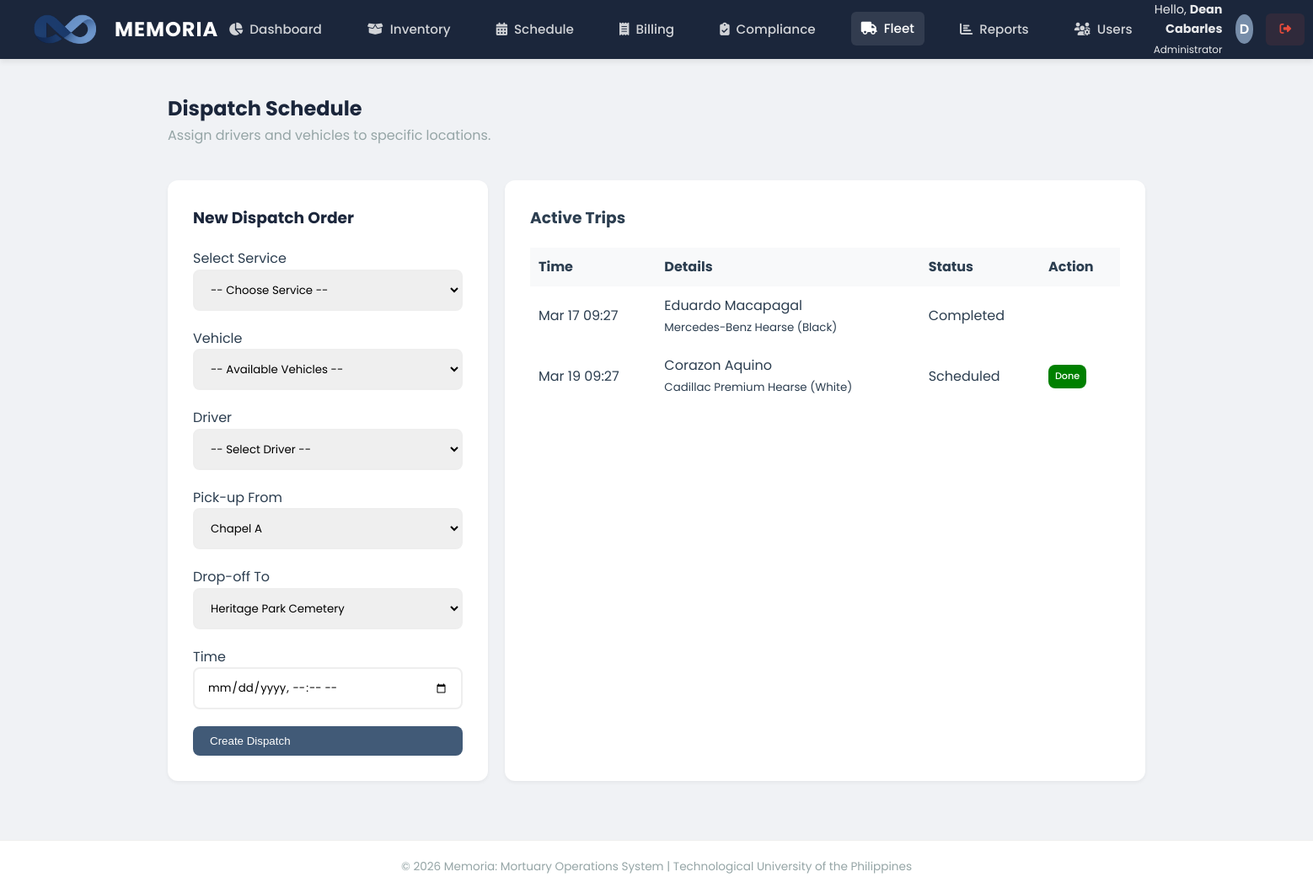
The page /modules/logistics/dispatch.php (signed in) on the database its author committed.
### tables this page shows
CREATE TABLE `dispatches` (
  `id` int(11) NOT NULL,
  `reservation_id` int(11) NOT NULL,
  `vehicle_id` int(11) NOT NULL,
  `driver_id` int(11) NOT NULL,
  `location_from` varchar(255) DEFAULT NULL,
  `location_to` varchar(255) DEFAULT NULL,
  `dispatch_time` datetime NOT NULL,
  `status` enum('Scheduled','Completed') DEFAULT 'Scheduled'
);

CREATE TABLE `reservations` (
  `id` int(11) NOT NULL,
  `chapel_name` varchar(50) NOT NULL,
  `deceased_name` varchar(100) NOT NULL,
  `start_date` datetime NOT NULL,
  `end_date` datetime NOT NULL,
  `reserved_by` int(11) DEFAULT NULL
);

CREATE TABLE `vehicles` (
  `id` int(11) NOT NULL,
  `vehicle_name` varchar(100) NOT NULL,
  `plate_number` varchar(20) NOT NULL,
  `status` enum('Available','In Use','Maintenance') DEFAULT 'Available'
);

### modules/logistics/dispatch.php (the view, shortened to what this page needs)
<?php
include('../../includes/header.php');
?>
<div class="panel-header" style="border-bottom: none;">
    <div>
        <h1 style="font-size: 1.5rem; color: var(--deep-navy);">Dispatch Schedule</h1>
        <p style="color: var(--text-light);">Assign drivers and vehicles to specific locations.</p>
    </div>
</div>
<div style="display: grid; grid-template-columns: 1fr 2fr; gap: 20px;">
    <div class="panel">
        <h3 style="margin-bottom: 20px; color: var(--deep-navy);">New Dispatch Order</h3>
        <form method="POST" novalidate>
             <div class="form-group"><label>Select Service</label><select name="reservation_id" class="form-control" required><option value="">-- Choose Service --</option></select></div>
             <div class="form-group"><label>Vehicle</label><select name="vehicle_id" class="form-control" required><option value="">-- Available Vehicles --</option></select></div>
             <div class="form-group"><label>Driver</label><select name="driver_id" class="form-control" required><option value="">-- Select Driver --</option></select></div>
             <div class="form-group">
                <label>Pick-up From</label>
                <select name="loc_from" class="form-control">
                    <option value="Chapel A">Chapel A</option>
                </select>
            </div>
            <div class="form-group">
                <label>Drop-off To</label>
                <select name="loc_to" class="form-control">
                    <option value="Heritage Park Cemetery">Heritage Park Cemetery</option>
                </select>
            </div>
             <div class="form-group"><label>Time</label><input type="datetime-local" name="dispatch_time" class="form-control"></div>
             <button type="submit" class="btn btn-primary" style="width: 100%;">Create Dispatch</button>
        </form>
    </div>
    <div class="panel">
        <h3 style="margin-bottom: 20px;">Active Trips</h3>
        <table style="width: 100%; border-collapse: collapse;">
            <thead><tr style="background:#f8f9fa; text-align:left;"><th style="padding:10px;">Time</th><th style="padding:10px;">Details</th><th style="padding:10px;">Status</th><th style="padding:10px;">Action</th></tr></thead>
            <tbody>
                <?php
                $q = "SELECT d.id, d.dispatch_time, d.status, d.vehicle_id, r.deceased_name, v.vehicle_name, u.full_name FROM dispatches d JOIN reservations r ON d.reservation_id=r.id JOIN vehicles v ON d.vehicle_id=v.id JOIN users u ON d.driver_id=u.id ORDER BY d.dispatch_time ASC";
                $res = mysqli_query($conn, $q);
                while($row=mysqli_fetch_assoc($res)){
                    echo "<tr><td style='padding:10px;'>".date('M d H:i', strtotime($row['dispatch_time']))."</td><td style='padding:10px;'>{$row['deceased_name']}<br><small>{$row['vehicle_name']}</small></td><td style='padding:10px;'>{$row['status']}</td><td style='padding:10px;'>";
                    if($row['status']!='Completed') echo "<a href='dispatch.php?complete={$row['id']}&vid={$row['vehicle_id']}' class='btn' style='background:green;color:white;padding:5px 8px;font-size:0.7rem;'>Done</a>";
                    echo "</td></tr>";
                }
                ?>
            </tbody>
        </table>
    </div>
</div>
<?php include('../../includes/footer.php'); ?>

### assets/css/style.css (style rules this page uses)
:root { --deep-navy: #1B263B; --slate-blue: #415A77; --cloud-gray: #E0E1DD; --muted-teal: #778DA9; --white: #FFFFFF; --danger: #e74c3c; --success: #2ecc71; --text-dark: #2c3e50; --text-light: #95a5a6; --shadow-sm: 0 2px 4px rgba(0,0,0,0.05); --shadow-md: 0 4px 6px rgba(0,0,0,0.07); --shadow-lg: 0 10px 15px rgba(0,0,0,0.1); }
* { margin: 0; padding: 0; box-sizing: border-box; }
body { font-family: 'Poppins', sans-serif; background-color: #F0F2F5; color: var(--text-dark); line-height: 1.6; min-height: 100vh; display: flex; flex-direction: column; }
.panel { background: var(--white); border-radius: 12px; box-shadow: var(--shadow-sm); padding: 30px; margin-bottom: 30px; }
.panel-header { display: flex; justify-content: space-between; align-items: center; margin-bottom: 25px; border-bottom: 1px solid #eee; padding-bottom: 15px; }
.btn { padding: 10px 20px; border-radius: 8px; font-weight: 500; cursor: pointer; border: none; transition: all 0.2s; text-decoration: none; display: inline-flex; align-items: center; gap: 8px; }
.btn-primary { background: var(--slate-blue); color: white; }
.form-control { width: 100%; padding: 12px 15px; border: 2px solid #eee; border-radius: 8px; margin-bottom: 20px; font-family: 'Poppins', sans-serif; transition: 0.3s; }

### rows shown on the page
dispatches: dispatch_time "Mar 17 09:27", reservation.deceased_name "Eduardo Macapagal", vehicle.vehicle_name "Mercedes-Benz Hearse (Black)", status "Completed"
dispatches: dispatch_time "Mar 19 09:27", reservation.deceased_name "Corazon Aquino", vehicle.vehicle_name "Cadillac Premium Hearse (White)", status "Scheduled"

### other values the page prints
$_SESSION['full_name'] "Dean Cabarles"
$_SESSION['role'] "Administrator"
substr($_SESSION['full_name'], 0, 1) "D"
